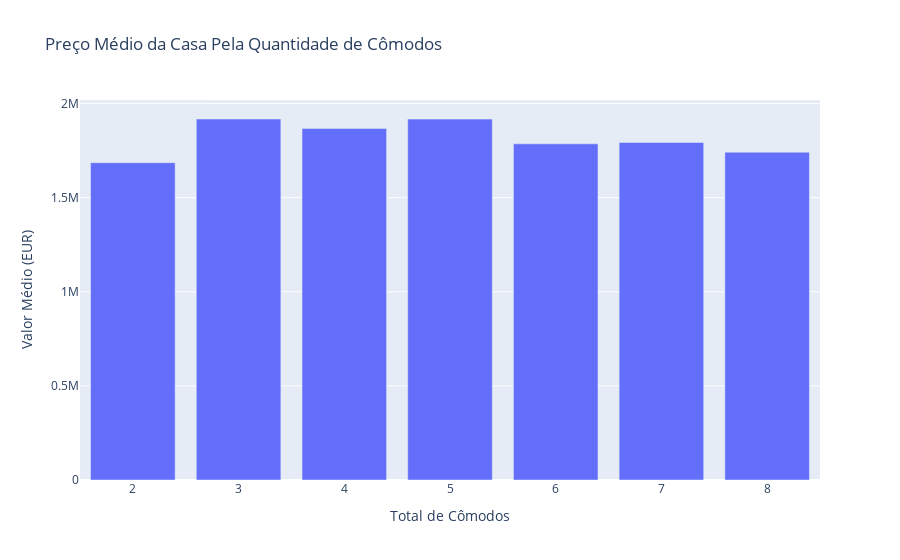

Notebook cell for this chart:
### Code cell
df_agrupado = df.groupby('Total de Cômodos')['Preço (em euros)'].mean().reset_index()
ordem = df.groupby('Total de Cômodos')['Preço (em euros)'].mean().sort_values(ascending=False).index

fig = px.bar(
    df_agrupado,
    x='Total de Cômodos',
    y='Preço (em euros)',

    # Define a ordem que o gráfico será exibido
    category_orders={'Total de Cômodos': ordem},

    # Define o título
    title='Preço Médio da Casa Pela Quantidade de Cômodos',

    # Valores que serão exibidos ao por o mouse em cima
    labels={
        'Total de Cômodos': 'Total de Cômodos',
        'Preço (em euros)': 'Valor Médio (EUR)'
    }
)

fig.show()

### Figure 1 — Plotly figure (JSON) as saved in the notebook; plotly's stock layout.template omitted (floating-point values rounded to 4 significant figures)
{"data": [{"hovertemplate": "Total de Cômodos=%{x}<br>Valor Médio (EUR)=%{y}<extra></extra>", "legendgroup": "", "marker": {"color": "#636efa", "pattern": {"shape": ""}}, "name": "", "orientation": "v", "showlegend": false, "textposition": "auto", "type": "bar", "x": [2, 3, 4, 5, 6, 7, 8], "xaxis": "x", "y": [1686000.0, 1918000.0, 1867000.0, 1918000.0, 1786000.0, 1794000.0, 1742000.0], "yaxis": "y"}], "layout": {"barmode": "relative", "legend": {"tracegroupgap": 0}, "title": {"text": "Preço Médio da Casa Pela Quantidade de Cômodos"}, "xaxis": {"anchor": "y", "categoryarray": [3, 5, 4, 7, 6, 8, 2], "categoryorder": "array", "domain": [0, 1], "title": {"text": "Total de Cômodos"}}, "yaxis": {"anchor": "x", "domain": [0, 1], "title": {"text": "Valor Médio (EUR)"}}}}
